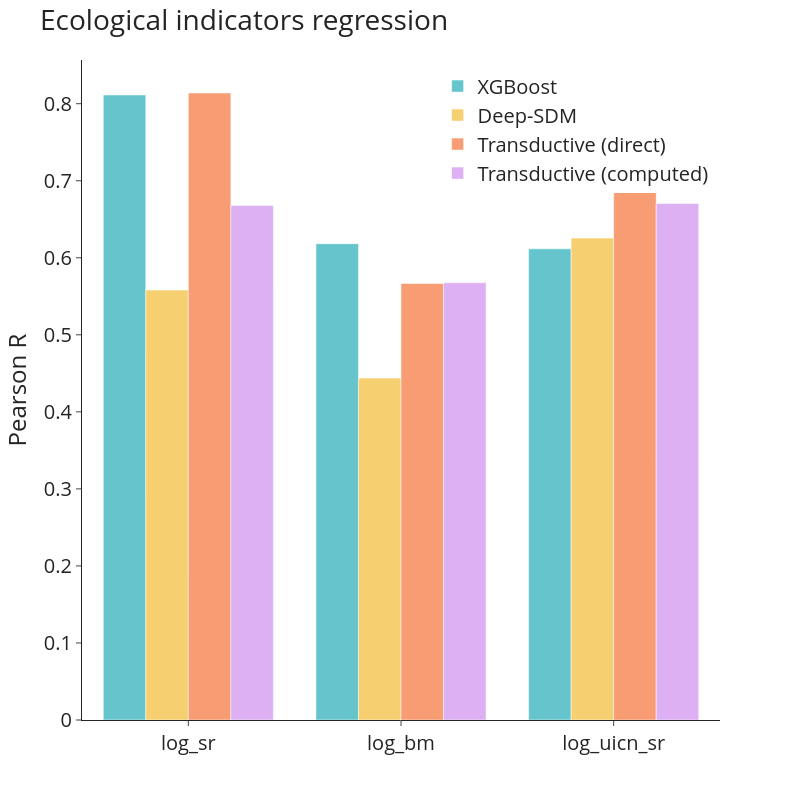

The notebook cell this image was saved under:
### Code cell
import plotly.express as px

fig = px.bar(data, x=data['species'], y='pearsonr', color='model', template = 'simple_white', barmode='group',
           width = 800, height=800,
           color_discrete_sequence = px.colors.qualitative.Pastel)

fig.update_layout(
    title='Ecological indicators regression',
    xaxis_title='',
    yaxis_title='Pearson R',
    font=dict(size=20),
    legend_title_text='',
    legend=dict(yanchor="top",
                y=0.99,
                xanchor="right",
                x=0.99)
)

### Figure 1 — Plotly figure (JSON) as saved in the notebook; plotly's stock layout.template omitted (floating-point values rounded to 4 significant figures)
{"data": [{"alignmentgroup": "True", "hovertemplate": "model=XGBoost<br>species=%{x}<br>pearsonr=%{y}<extra></extra>", "legendgroup": "XGBoost", "marker": {"color": "rgb(102, 197, 204)", "pattern": {"shape": ""}}, "name": "XGBoost", "offsetgroup": "XGBoost", "orientation": "v", "showlegend": true, "textposition": "auto", "type": "bar", "x": ["log_sr", "log_bm", "log_uicn_sr"], "xaxis": "x", "y": [0.8114, 0.6183, 0.6116], "yaxis": "y"}, {"alignmentgroup": "True", "hovertemplate": "model=Deep-SDM<br>species=%{x}<br>pearsonr=%{y}<extra></extra>", "legendgroup": "Deep-SDM", "marker": {"color": "rgb(246, 207, 113)", "pattern": {"shape": ""}}, "name": "Deep-SDM", "offsetgroup": "Deep-SDM", "orientation": "v", "showlegend": true, "textposition": "auto", "type": "bar", "x": ["log_uicn_sr", "log_sr", "log_bm"], "xaxis": "x", "y": [0.6255, 0.5582, 0.4439], "yaxis": "y"}, {"alignmentgroup": "True", "hovertemplate": "model=Transductive (direct)<br>species=%{x}<br>pearsonr=%{y}<extra></extra>", "legendgroup": "Transductive (direct)", "marker": {"color": "rgb(248, 156, 116)", "pattern": {"shape": ""}}, "name": "Transductive (direct)", "offsetgroup": "Transductive (direct)", "orientation": "v", "showlegend": true, "textposition": "auto", "type": "bar", "x": ["log_sr", "log_uicn_sr", "log_bm"], "xaxis": "x", "y": [0.8139, 0.6909, 0.5667], "yaxis": "y"}, {"alignmentgroup": "True", "hovertemplate": "model=Transductive (computed)<br>species=%{x}<br>pearsonr=%{y}<extra></extra>", "legendgroup": "Transductive (computed)", "marker": {"color": "rgb(220, 176, 242)", "pattern": {"shape": ""}}, "name": "Transductive (computed)", "offsetgroup": "Transductive (computed)", "orientation": "v", "showlegend": true, "textposition": "auto", "type": "bar", "x": ["log_uicn_sr", "log_sr", "log_bm"], "xaxis": "x", "y": [0.6705, 0.6678, 0.5676], "yaxis": "y"}], "layout": {"barmode": "group", "font": {"size": 20}, "height": 800, "legend": {"title": {"text": ""}, "tracegroupgap": 0, "x": 0.99, "xanchor": "right", "y": 0.99, "yanchor": "top"}, "margin": {"t": 60}, "title": {"text": "Ecological indicators regression"}, "width": 800, "xaxis": {"anchor": "y", "domain": [0, 1], "title": {"text": ""}}, "yaxis": {"anchor": "x", "domain": [0, 1], "title": {"text": "Pearson R"}}}}
